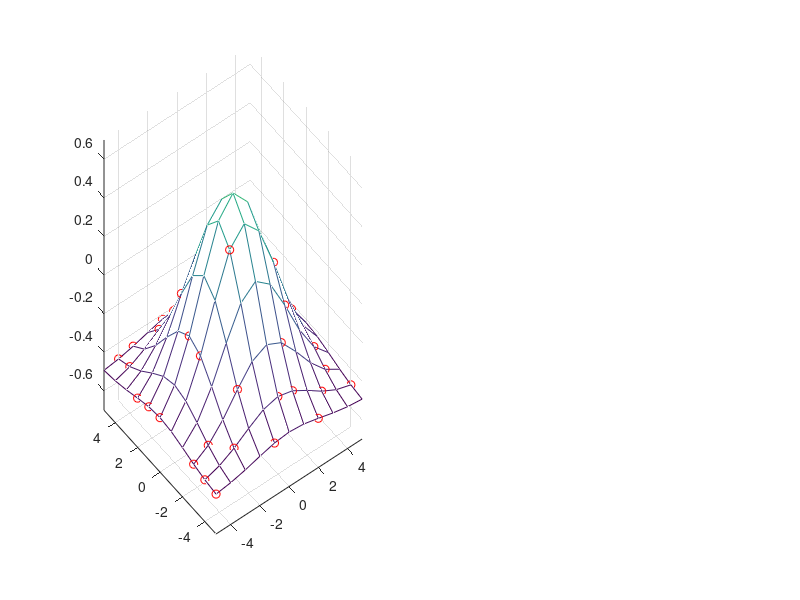

The MATLAB source for this figure: (Note: this script raises an error after producing the figure.)
clear;

% Experiments:
% - number of samples (15 is bad, 40 is good)
n = 40;

% - number of hidden neurons (with n=40: 2 is bad, 
%                                        6 is already good, 
%                                        1000 is too much because 
%                                        many weights just go to zero)
hidden = 6;

% - number of epochs
epochs = 5000;

% Create original function
x_full=[-5:1:5]';
y_full=x_full;
z=exp(-x_full.*x_full*0.1) * exp(-y_full.*y_full*0.1)' - 0.5;
[z_row, z_col] = size(z);
ndata = z_row*z_col;

figure(1);
subplot(1,2,1);
mesh( x_full, y_full, z);
axis([-5 5 -5 5 -0.7 0.7]);

% Parse ann value
targets = reshape(z, 1, ndata);
[xx, yy] = meshgrid(x_full, y_full);
patterns = [reshape(xx, 1, ndata); reshape(yy, 1, ndata)];

% Randomize and select the data
permute = randperm(ndata);
% Permute data
x = patterns(:, permute);
y = targets(:, permute);
% Samples from the gaussian
x = x(:, 1:n);
y = y(:, 1:n);
[p_row, p_col] = size(x);

hold on;
scatter3(x(1,:), x(2,:), y, 'r');
hold off;

% Initialize ANN value
error = [];
alpha = 0.9;
eta = 0.15;
w = randn(hidden, p_row+1);
v = randn(1, hidden+1);
dw = 0;
dv = 0;

out = [];
for i = 1:epochs
    % Forward pass training
    hin = w * [x; ones(1, p_col)];
    hout = [phi(hin); ones(1, p_col)];

    oin = v * hout;
    out = phi(oin);

    % Backward pass
    delta_o = (out - y) .* phiprime(out);
    delta_h = (v' * delta_o) .* phiprime(hout);
    delta_h = delta_h(1:hidden, :);

    % Weight update
    dw = (dw .* alpha) - (delta_h * [x; ones(1, p_col)]') .* (1 - alpha);
    dv = (dv .* alpha) - (delta_o * hout') .* (1 - alpha);
    w = w + dw .* eta;
    v = v + dv .* eta;
    
    error = [error ; sum((y - out).^2) / sum(y .^2)];
    
    if mod(i, 10) == 0
        figure(1);
        subplot(1,2,2);
        % Forward pass test
        hin = w * [patterns; ones(1, ndata)];
        hout = [phi(hin); ones(1, ndata)];

        oin = v * hout;
        out = phi(oin);
        zz = reshape(out, z_row, z_col);
        mesh(x_full, y_full, zz);
        axis([-5 5 -5 5 -0.7 0.7]);
        title(sprintf('%d', i));
        drawnow;
    end
end

figure(2);
plot(1:epochs, error);

figure(3);
hist([v(:);w(:)],100)